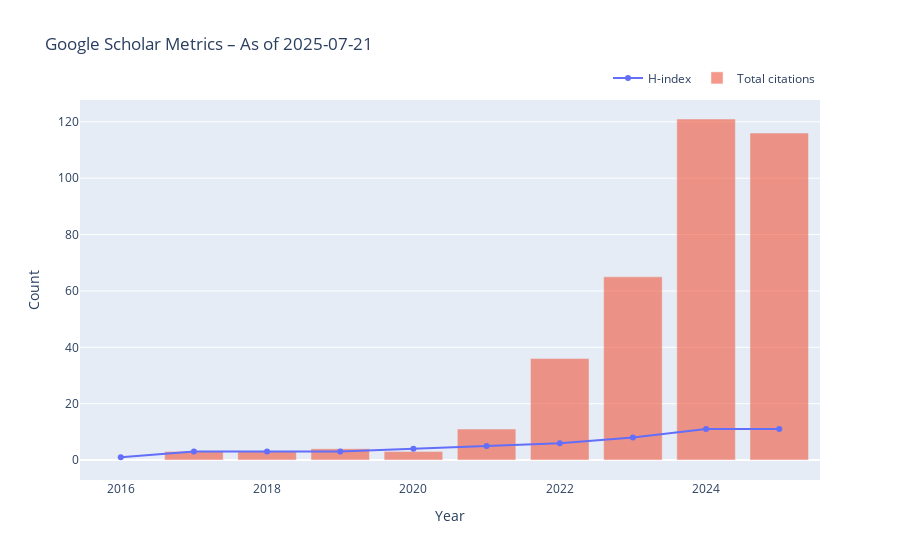

The code cell stored with this chart in its notebook:
### Code cell
# 3) Build a DataFrame of total citations per year
cites_dict = author.get("cites_per_year", {})     # {"2017": 3, "2018": 3, …}
cites_df = (
    pd.DataFrame([{"year": int(y), "value_cites": v}
                  for y, v in cites_dict.items()])
    .sort_values("year")
)

# 4) Build a DataFrame of your publications (year + citations)
pub_rows = []
for p in author.get("publications", []):
    bib   = p.get("bib", {})
    year  = bib.get("pub_year") or bib.get("year")
    if not year:
        continue
    try:
        year = int(year)
    except:
        continue
    cit = p.get("num_citations", 0)
    pub_rows.append({"year": year, "citations": cit})

pubs_df = pd.DataFrame(pub_rows)

# 5) Compute h-index **at the end of each year**:
years = sorted(set(cites_df["year"]).union(pubs_df["year"]))
h_list = []
for yr in years:
    # all pubs up through that year
    subset = pubs_df[pubs_df["year"] <= yr]["citations"].tolist()
    subset.sort(reverse=True)
    h = 0
    for i, c in enumerate(subset, start=1):
        if c >= i:
            h = i
        else:
            break
    h_list.append({"year": yr, "value_hidx": h})

h_df = pd.DataFrame(h_list)

# 6) Merge the two series
df = pd.merge(h_df, cites_df, on="year", how="outer").sort_values("year")

# 7) Plot with Plotly
today = datetime.date.today().isoformat()
fig = go.Figure()

# h-index line
fig.add_trace(go.Scatter(
    x=df["year"],
    y=df["value_hidx"],
    mode="lines+markers",
    name="H-index"
))

# citation bars
fig.add_trace(go.Bar(
    x=df["year"],
    y=df["value_cites"],
    name="Total citations",
    opacity=0.6
))

fig.update_layout(
    title=f"Google Scholar Metrics – As of {today}",
    xaxis_title="Year",
    yaxis_title="Count",
    legend=dict(orientation="h", yanchor="bottom", y=1.02, xanchor="right", x=1),
    bargap=0.2
)

fig.show()
# — or — 
# fig.write_html("gs_metrics.html")

### Figure 1 — Plotly figure (JSON) as saved in the notebook; plotly's stock layout.template omitted (floating-point values rounded to 4 significant figures)
{"data": [{"mode": "lines+markers", "name": "H-index", "type": "scatter", "x": [2016, 2017, 2018, 2019, 2020, 2021, 2022, 2023, 2024, 2025], "y": [1, 3, 3, 3, 4, 5, 6, 8, 11, 11]}, {"name": "Total citations", "opacity": 0.6, "type": "bar", "x": [2016, 2017, 2018, 2019, 2020, 2021, 2022, 2023, 2024, 2025], "y": [NaN, 3.0, 3.0, 4.0, 3.0, 11.0, 36.0, 65.0, 121.0, 116.0]}], "layout": {"bargap": 0.2, "legend": {"orientation": "h", "x": 1, "xanchor": "right", "y": 1.02, "yanchor": "bottom"}, "title": {"text": "Google Scholar Metrics – As of 2025-07-21"}, "xaxis": {"title": {"text": "Year"}}, "yaxis": {"title": {"text": "Count"}}}}
